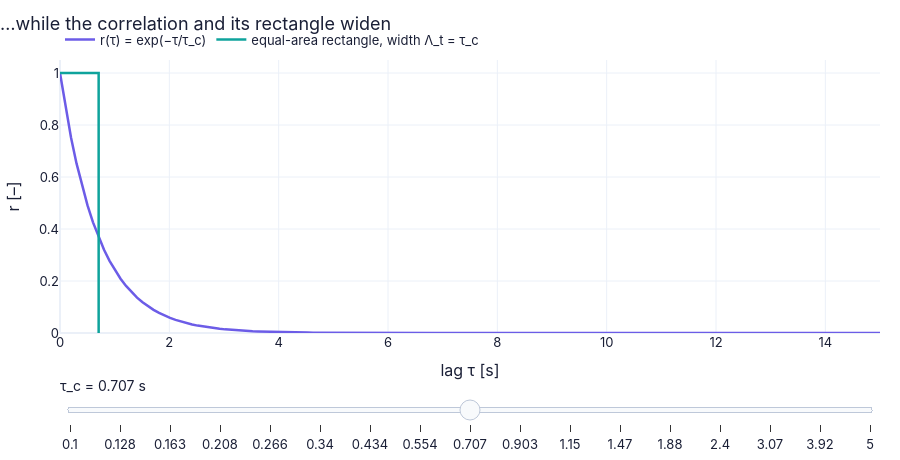

Source (notebook cell):
### Markdown cell above
**What does the code above do?**

1. `f2(tau_c)` returns the exact spectrum of an exponential memory and two landmarks: the horizontal level $\sigma^2\Lambda_t/\pi$
   and the vertical line at the corner frequency $1/\tau_c$.
2. The correlation that belongs to each slider position is the curve of C02's figure, $r=e^{-\tau/\tau_c}$, with a rectangle of
   width $\tau_c$.

### Code cell
tau_lin = np.linspace(0.0, 15.0, 150)                        # lags [s], linear axis

def f2b(tau_c):                                               # the correlation that belongs to the same slider value
    p = TS.correlation_spectrum_pair("exponential", 1.0, tau_c)
    return {"r(τ) = exp(−τ/τ_c)": (tau_lin, p["r"](tau_lin)),   # hand the result back to the caller
            "equal-area rectangle, width Λ_t = τ_c": ([0.0, tau_c, tau_c], [1.0, 1.0, 0.0])}

figF2b = slider_figure(f2b, "τ_c", np.round(np.geomspace(0.1, 5.0, 11 if FAST else 17), 3), unit="s", xlabel="lag τ [s]", ylabel="r [–]",
                       title="…while the correlation and its rectangle widen", xrange=(0, 15), yrange=(0, 1.05))
figF2b.show()   # display the interactive figure (the slider works on the web page too)
om_area = np.geomspace(1e-4, 1e5, 4000)                       # a very wide frequency range for the area check
for tc_ in (0.1, 1.0, 5.0):                                   # the area under the spectrum at three memory times
    p_ = TS.correlation_spectrum_pair("exponential", 1.0, tc_)
    print(f"τ_c = {tc_:3.1f} s: S_e(0) = {p_['S0']:.4f} m²/s, corner at {1/tc_:5.2f} rad/s, area 2∫S dω = {2*np.trapezoid(p_['S'](om_area)*om_area, np.log(om_area)):.3f} m²/s²")

### Figure 1 — Plotly figure (JSON) as saved in the notebook; plotly's stock layout.template omitted (floating-point values rounded to 4 significant figures; data arrays with more than 128 entries replaced by an {"elided": "..."} marker saying what was removed)
{"data": [{"hovertemplate": "r(τ) = exp(−τ/τ_c): %{y:.4g}<extra>τ_c = 0.1 s</extra>", "line": {"color": "#6c5ce7", "width": 2.5}, "mode": "lines", "name": "r(τ) = exp(−τ/τ_c)", "type": "scatter", "visible": false, "x": {"elided": "150 float values"}, "y": {"elided": "150 float values"}}, {"hovertemplate": "equal-area rectangle, width Λ_t = τ_c: %{y:.4g}<extra>τ_c = 0.1 s</extra>", "line": {"color": "#0fa39c", "width": 2.5}, "mode": "lines", "name": "equal-area rectangle, width Λ_t = τ_c", "type": "scatter", "visible": false, "x": [0.0, 0.1, 0.1], "y": [1.0, 1.0, 0.0]}, {"hovertemplate": "r(τ) = exp(−τ/τ_c): %{y:.4g}<extra>τ_c = 0.128 s</extra>", "line": {"color": "#6c5ce7", "width": 2.5}, "mode": "lines", "name": "r(τ) = exp(−τ/τ_c)", "type": "scatter", "visible": false, "x": {"elided": "150 float values"}, "y": {"elided": "150 float values"}}, {"hovertemplate": "equal-area rectangle, width Λ_t = τ_c: %{y:.4g}<extra>τ_c = 0.128 s</extra>", "line": {"color": "#0fa39c", "width": 2.5}, "mode": "lines", "name": "equal-area rectangle, width Λ_t = τ_c", "type": "scatter", "visible": false, "x": [0.0, 0.128, 0.128], "y": [1.0, 1.0, 0.0]}, {"hovertemplate": "r(τ) = exp(−τ/τ_c): %{y:.4g}<extra>τ_c = 0.163 s</extra>", "line": {"color": "#6c5ce7", "width": 2.5}, "mode": "lines", "name": "r(τ) = exp(−τ/τ_c)", "type": "scatter", "visible": false, "x": {"elided": "150 float values"}, "y": {"elided": "150 float values"}}, {"hovertemplate": "equal-area rectangle, width Λ_t = τ_c: %{y:.4g}<extra>τ_c = 0.163 s</extra>", "line": {"color": "#0fa39c", "width": 2.5}, "mode": "lines", "name": "equal-area rectangle, width Λ_t = τ_c", "type": "scatter", "visible": false, "x": [0.0, 0.163, 0.163], "y": [1.0, 1.0, 0.0]}, {"hovertemplate": "r(τ) = exp(−τ/τ_c): %{y:.4g}<extra>τ_c = 0.208 s</extra>", "line": {"color": "#6c5ce7", "width": 2.5}, "mode": "lines", "name": "r(τ) = exp(−τ/τ_c)", "type": "scatter", "visible": false, "x": {"elided": "150 float values"}, "y": {"elided": "150 float values"}}, {"hovertemplate": "equal-area rectangle, width Λ_t = τ_c: %{y:.4g}<extra>τ_c = 0.208 s</extra>", "line": {"color": "#0fa39c", "width": 2.5}, "mode": "lines", "name": "equal-area rectangle, width Λ_t = τ_c", "type": "scatter", "visible": false, "x": [0.0, 0.208, 0.208], "y": [1.0, 1.0, 0.0]}, {"hovertemplate": "r(τ) = exp(−τ/τ_c): %{y:.4g}<extra>τ_c = 0.266 s</extra>", "line": {"color": "#6c5ce7", "width": 2.5}, "mode": "lines", "name": "r(τ) = exp(−τ/τ_c)", "type": "scatter", "visible": false, "x": {"elided": "150 float values"}, "y": {"elided": "150 float values"}}, {"hovertemplate": "equal-area rectangle, width Λ_t = τ_c: %{y:.4g}<extra>τ_c = 0.266 s</extra>", "line": {"color": "#0fa39c", "width": 2.5}, "mode": "lines", "name": "equal-area rectangle, width Λ_t = τ_c", "type": "scatter", "visible": false, "x": [0.0, 0.266, 0.266], "y": [1.0, 1.0, 0.0]}, {"hovertemplate": "r(τ) = exp(−τ/τ_c): %{y:.4g}<extra>τ_c = 0.34 s</extra>", "line": {"color": "#6c5ce7", "width": 2.5}, "mode": "lines", "name": "r(τ) = exp(−τ/τ_c)", "type": "scatter", "visible": false, "x": {"elided": "150 float values"}, "y": {"elided": "150 float values"}}, {"hovertemplate": "equal-area rectangle, width Λ_t = τ_c: %{y:.4g}<extra>τ_c = 0.34 s</extra>", "line": {"color": "#0fa39c", "width": 2.5}, "mode": "lines", "name": "equal-area rectangle, width Λ_t = τ_c", "type": "scatter", "visible": false, "x": [0.0, 0.34, 0.34], "y": [1.0, 1.0, 0.0]}, {"hovertemplate": "r(τ) = exp(−τ/τ_c): %{y:.4g}<extra>τ_c = 0.434 s</extra>", "line": {"color": "#6c5ce7", "width": 2.5}, "mode": "lines", "name": "r(τ) = exp(−τ/τ_c)", "type": "scatter", "visible": false, "x": {"elided": "150 float values"}, "y": {"elided": "150 float values"}}, {"hovertemplate": "equal-area rectangle, width Λ_t = τ_c: %{y:.4g}<extra>τ_c = 0.434 s</extra>", "line": {"color": "#0fa39c", "width": 2.5}, "mode": "lines", "name": "equal-area rectangle, width Λ_t = τ_c", "type": "scatter", "visible": false, "x": [0.0, 0.434, 0.434], "y": [1.0, 1.0, 0.0]}, {"hovertemplate": "r(τ) = exp(−τ/τ_c): %{y:.4g}<extra>τ_c = 0.554 s</extra>", "line": {"color": "#6c5ce7", "width": 2.5}, "mode": "lines", "name": "r(τ) = exp(−τ/τ_c)", "type": "scatter", "visible": false, "x": {"elided": "150 float values"}, "y": {"elided": "150 float values"}}, {"hovertemplate": "equal-area rectangle, width Λ_t = τ_c: %{y:.4g}<extra>τ_c = 0.554 s</extra>", "line": {"color": "#0fa39c", "width": 2.5}, "mode": "lines", "name": "equal-area rectangle, width Λ_t = τ_c", "type": "scatter", "visible": false, "x": [0.0, 0.554, 0.554], "y": [1.0, 1.0, 0.0]}, {"hovertemplate": "r(τ) = exp(−τ/τ_c): %{y:.4g}<extra>τ_c = 0.707 s</extra>", "line": {"color": "#6c5ce7", "width": 2.5}, "mode": "lines", "name": "r(τ) = exp(−τ/τ_c)", "type": "scatter", "visible": true, "x": {"elided": "150 float values"}, "y": {"elided": "150 float values"}}, {"hovertemplate": "equal-area rectangle, width Λ_t = τ_c: %{y:.4g}<extra>τ_c = 0.707 s</extra>", "line": {"color": "#0fa39c", "width": 2.5}, "mode": "lines", "name": "equal-area rectangle, width Λ_t = τ_c", "type": "scatter", "visible": true, "x": [0.0, 0.707, 0.707], "y": [1.0, 1.0, 0.0]}, {"hovertemplate": "r(τ) = exp(−τ/τ_c): %{y:.4g}<extra>τ_c = 0.903 s</extra>", "line": {"color": "#6c5ce7", "width": 2.5}, "mode": "lines", "name": "r(τ) = exp(−τ/τ_c)", "type": "scatter", "visible": false, "x": {"elided": "150 float values"}, "y": {"elided": "150 float values"}}, {"hovertemplate": "equal-area rectangle, width Λ_t = τ_c: %{y:.4g}<extra>τ_c = 0.903 s</extra>", "line": {"color": "#0fa39c", "width": 2.5}, "mode": "lines", "name": "equal-area rectangle, width Λ_t = τ_c", "type": "scatter", "visible": false, "x": [0.0, 0.903, 0.903], "y": [1.0, 1.0, 0.0]}, {"hovertemplate": "r(τ) = exp(−τ/τ_c): %{y:.4g}<extra>τ_c = 1.15 s</extra>", "line": {"color": "#6c5ce7", "width": 2.5}, "mode": "lines", "name": "r(τ) = exp(−τ/τ_c)", "type": "scatter", "visible": false, "x": {"elided": "150 float values"}, "y": {"elided": "150 float values"}}, {"hovertemplate": "equal-area rectangle, width Λ_t = τ_c: %{y:.4g}<extra>τ_c = 1.15 s</extra>", "line": {"color": "#0fa39c", "width": 2.5}, "mode": "lines", "name": "equal-area rectangle, width Λ_t = τ_c", "type": "scatter", "visible": false, "x": [0.0, 1.153, 1.153], "y": [1.0, 1.0, 0.0]}, {"hovertemplate": "r(τ) = exp(−τ/τ_c): %{y:.4g}<extra>τ_c = 1.47 s</extra>", "line": {"color": "#6c5ce7", "width": 2.5}, "mode": "lines", "name": "r(τ) = exp(−τ/τ_c)", "type": "scatter", "visible": false, "x": {"elided": "150 float values"}, "y": {"elided": "150 float values"}}, {"hovertemplate": "equal-area rectangle, width Λ_t = τ_c: %{y:.4g}<extra>τ_c = 1.47 s</extra>", "line": {"color": "#0fa39c", "width": 2.5}, "mode": "lines", "name": "equal-area rectangle, width Λ_t = τ_c", "type": "scatter", "visible": false, "x": [0.0, 1.472, 1.472], "y": [1.0, 1.0, 0.0]}, {"hovertemplate": "r(τ) = exp(−τ/τ_c): %{y:.4g}<extra>τ_c = 1.88 s</extra>", "line": {"color": "#6c5ce7", "width": 2.5}, "mode": "lines", "name": "r(τ) = exp(−τ/τ_c)", "type": "scatter", "visible": false, "x": {"elided": "150 float values"}, "y": {"elided": "150 float values"}}, {"hovertemplate": "equal-area rectangle, width Λ_t = τ_c: %{y:.4g}<extra>τ_c = 1.88 s</extra>", "line": {"color": "#0fa39c", "width": 2.5}, "mode": "lines", "name": "equal-area rectangle, width Λ_t = τ_c", "type": "scatter", "visible": false, "x": [0.0, 1.88, 1.88], "y": [1.0, 1.0, 0.0]}, {"hovertemplate": "r(τ) = exp(−τ/τ_c): %{y:.4g}<extra>τ_c = 2.4 s</extra>", "line": {"color": "#6c5ce7", "width": 2.5}, "mode": "lines", "name": "r(τ) = exp(−τ/τ_c)", "type": "scatter", "visible": false, "x": {"elided": "150 float values"}, "y": {"elided": "150 float values"}}, {"hovertemplate": "equal-area rectangle, width Λ_t = τ_c: %{y:.4g}<extra>τ_c = 2.4 s</extra>", "line": {"color": "#0fa39c", "width": 2.5}, "mode": "lines", "name": "equal-area rectangle, width Λ_t = τ_c", "type": "scatter", "visible": false, "x": [0.0, 2.401, 2.401], "y": [1.0, 1.0, 0.0]}, {"hovertemplate": "r(τ) = exp(−τ/τ_c): %{y:.4g}<extra>τ_c = 3.07 s</extra>", "line": {"color": "#6c5ce7", "width": 2.5}, "mode": "lines", "name": "r(τ) = exp(−τ/τ_c)", "type": "scatter", "visible": false, "x": {"elided": "150 float values"}, "y": {"elided": "150 float values"}}, {"hovertemplate": "equal-area rectangle, width Λ_t = τ_c: %{y:.4g}<extra>τ_c = 3.07 s</extra>", "line": {"color": "#0fa39c", "width": 2.5}, "mode": "lines", "name": "equal-area rectangle, width Λ_t = τ_c", "type": "scatter", "visible": false, "x": [0.0, 3.066, 3.066], "y": [1.0, 1.0, 0.0]}, {"hovertemplate": "r(τ) = exp(−τ/τ_c): %{y:.4g}<extra>τ_c = 3.92 s</extra>", "line": {"color": "#6c5ce7", "width": 2.5}, "mode": "lines", "name": "r(τ) = exp(−τ/τ_c)", "type": "scatter", "visible": false, "x": {"elided": "150 float values"}, "y": {"elided": "150 float values"}}, {"hovertemplate": "equal-area rectangle, width Λ_t = τ_c: %{y:.4g}<extra>τ_c = 3.92 s</extra>", "line": {"color": "#0fa39c", "width": 2.5}, "mode": "lines", "name": "equal-area rectangle, width Λ_t = τ_c", "type": "scatter", "visible": false, "x": [0.0, 3.915, 3.915], "y": [1.0, 1.0, 0.0]}, {"hovertemplate": "r(τ) = exp(−τ/τ_c): %{y:.4g}<extra>τ_c = 5 s</extra>", "line": {"color": "#6c5ce7", "width": 2.5}, "mode": "lines", "name": "r(τ) = exp(−τ/τ_c)", "type": "scatter", "visible": false, "x": {"elided": "150 float values"}, "y": {"elided": "150 float values"}}, {"hovertemplate": "equal-area rectangle, width Λ_t = τ_c: %{y:.4g}<extra>τ_c = 5 s</extra>", "line": {"color": "#0fa39c", "width": 2.5}, "mode": "lines", "name": "equal-area rectangle, width Λ_t = τ_c", "type": "scatter", "visible": false, "x": [0.0, 5.0, 5.0], "y": [1.0, 1.0, 0.0]}], "layout": {"colorway": ["#6c5ce7", "#0fa39c", "#f97316", "#2563eb", "#e11d6a", "#d97706"], "font": {"color": "#1a1f36", "family": "Inter, -apple-system, Segoe UI, Roboto, sans-serif", "size": 13}, "height": 460, "hovermode": "x unified", "legend": {"orientation": "h", "x": 0, "xanchor": "left", "y": 1.02, "yanchor": "bottom"}, "margin": {"b": 90, "l": 60, "r": 20, "t": 60}, "sliders": [{"active": 8, "currentvalue": {"font": {"size": 14}, "prefix": "τ_c = ", "suffix": " s"}, "pad": {"t": 40}, "steps": [{"args": [{"visible": [true, true, false, false, false, false, false, false, false, false, false, false, false, false, false, false, false, false, false, false, false, false, false, false, false, false, false, false, false, false, false, false, false, false]}], "label": "0.1", "method": "update"}, {"args": [{"visible": [false, false, true, true, false, false, false, false, false, false, false, false, false, false, false, false, false, false, false, false, false, false, false, false, false, false, false, false, false, false, false, false, false, false]}], "label": "0.128", "method": "update"}, {"args": [{"visible": [false, false, false, false, true, true, false, false, false, false, false, false, false, false, false, false, false, false, false, false, false, false, false, false, false, false, false, false, false, false, false, false, false, false]}], "label": "0.163", "method": "update"}, {"args": [{"visible": [false, false, false, false, false, false, true, true, false, false, false, false, false, false, false, false, false, false, false, false, false, false, false, false, false, false, false, false, false, false, false, false, false, false]}], "label": "0.208", "method": "update"}, {"args": [{"visible": [false, false, false, false, false, false, false, false, true, true, false, false, false, false, false, false, false, false, false, false, false, false, false, false, false, false, false, false, false, false, false, false, false, false]}], "label": "0.266", "method": "update"}, {"args": [{"visible": [false, false, false, false, false, false, false, false, false, false, true, true, false, false, false, false, false, false, false, false, false, false, false, false, false, false, false, false, false, false, false, false, false, false]}], "label": "0.34", "method": "update"}, {"args": [{"visible": [false, false, false, false, false, false, false, false, false, false, false, false, true, true, false, false, false, false, false, false, false, false, false, false, false, false, false, false, false, false, false, false, false, false]}], "label": "0.434", "method": "update"}, {"args": [{"visible": [false, false, false, false, false, false, false, false, false, false, false, false, false, false, true, true, false, false, false, false, false, false, false, false, false, false, false, false, false, false, false, false, false, false]}], "label": "0.554", "method": "update"}, {"args": [{"visible": [false, false, false, false, false, false, false, false, false, false, false, false, false, false, false, false, true, true, false, false, false, false, false, false, false, false, false, false, false, false, false, false, false, false]}], "label": "0.707", "method": "update"}, {"args": [{"visible": [false, false, false, false, false, false, false, false, false, false, false, false, false, false, false, false, false, false, true, true, false, false, false, false, false, false, false, false, false, false, false, false, false, false]}], "label": "0.903", "method": "update"}, {"args": [{"visible": [false, false, false, false, false, false, false, false, false, false, false, false, false, false, false, false, false, false, false, false, true, true, false, false, false, false, false, false, false, false, false, false, false, false]}], "label": "1.15", "method": "update"}, {"args": [{"visible": [false, false, false, false, false, false, false, false, false, false, false, false, false, false, false, false, false, false, false, false, false, false, true, true, false, false, false, false, false, false, false, false, false, false]}], "label": "1.47", "method": "update"}, {"args": [{"visible": [false, false, false, false, false, false, false, false, false, false, false, false, false, false, false, false, false, false, false, false, false, false, false, false, true, true, false, false, false, false, false, false, false, false]}], "label": "1.88", "method": "update"}, {"args": [{"visible": [false, false, false, false, false, false, false, false, false, false, false, false, false, false, false, false, false, false, false, false, false, false, false, false, false, false, true, true, false, false, false, false, false, false]}], "label": "2.4", "method": "update"}, {"args": [{"visible": [false, false, false, false, false, false, false, false, false, false, false, false, false, false, false, false, false, false, false, false, false, false, false, false, false, false, false, false, true, true, false, false, false, false]}], "label": "3.07", "method": "update"}, {"args": [{"visible": [false, false, false, false, false, false, false, false, false, false, false, false, false, false, false, false, false, false, false, false, false, false, false, false, false, false, false, false, false, false, true, true, false, false]}], "label": "3.92", "method": "update"}, {"args": [{"visible": [false, false, false, false, false, false, false, false, false, false, false, false, false, false, false, false, false, false, false, false, false, false, false, false, false, false, false, false, false, false, false, false, true, true]}], "label": "5", "method": "update"}]}], "title": {"text": "…while the correlation and its rectangle widen", "x": 0}, "xaxis": {"range": [0, 15], "title": {"text": "lag τ [s]"}}, "yaxis": {"range": [0, 1.05], "title": {"text": "r [–]"}}}}
